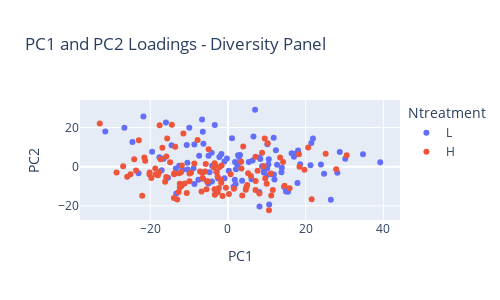

Notebook code for this chart:
### Code cell
print(df_gasex_pca.shape)
fig = px.scatter(df_gasex, x = 'PC1', y = 'PC2', color = 'Ntreatment',
                 width=500, height=300, title= 'PC1 and PC2 Loadings - Diversity Panel')
fig.show()
